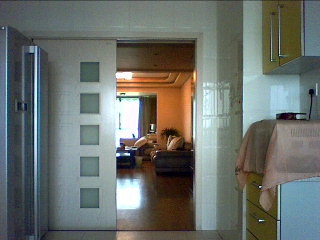
%> input picture MATLAB/11.28/F4_15a_BG.bmp, 320 x 240 px
$ octave image_target_positioning.m   (GNU Octave 9; MATLAB toolbox functions it lacks are replaced by stand-ins)
%> lines starting %> are read from the running program, lines starting %| are printed output that depends on the picture
close all
clear
clc

I = imread("F4_15a_BG.bmp");
%> I is the input picture: size 240x320x3 uint8; mean R, G, B 108, 112.5, 107.9
J = imread("F4_15b_WT.bmp");
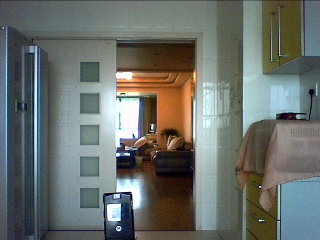
%> input picture MATLAB/11.28/F4_15b_WT.bmp, 320 x 240 px
%> J is the input picture: size 240x320x3 uint8; mean R, G, B 106.5, 111.3, 107
K = imdivide(I, J);
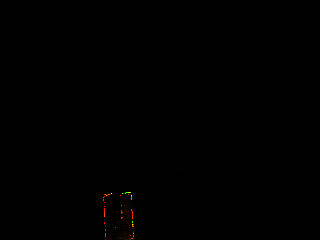
%> K: size 240x320x3 uint8; mean R, G, B 1.3, 1.1, 1

subplot(1, 3, 1), imshow(I), xlabel("(a) 背景图片");
subplot(1, 3, 2), imshow(J), xlabel("(b) 有物体的图像");
subplot(1, 3, 3), imshow(K), xlabel("(c) 相除后的图像");
